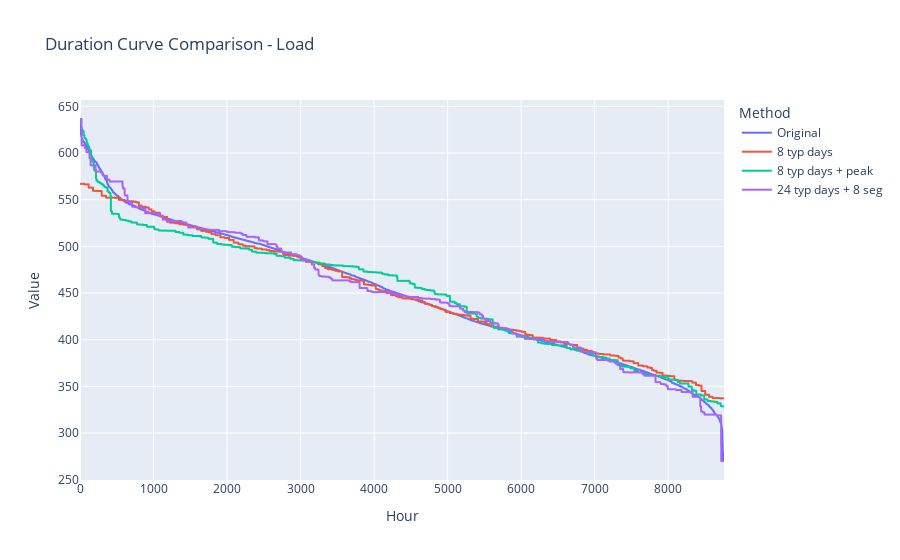

Notebook code cell kept with this figure:
### Markdown cell above
### Comparison of the aggregations 
It was shown for the temperature, but both times all four time series have been aggregated. Therefore, we compare here also the duration curves  of the electrical load for the original time series, the aggregation with k-mean, and the hierarchical aggregation including peak periods.

### Code cell
# Duration curve comparison using built-in function
tsam.compare_results(
    {
        "Original": raw,
        "8 typ days": predictedPeriods,
        "8 typ days + peak": predictedPeriodsWithEx,
        "24 typ days + 8 seg": predictedPeriodsAdvanced,
    },
    column="Load",
    plot_type="duration_curve",
)

### Figure 1 — Plotly figure (JSON) as saved in the notebook; plotly's stock layout.template omitted (floating-point values rounded to 4 significant figures; data arrays with more than 128 entries replaced by an {"elided": "..."} marker saying what was removed)
{"data": [{"hovertemplate": "Method=Original<br>Hour=%{x}<br>Value=%{y}<extra></extra>", "legendgroup": "Original", "line": {"color": "#636efa", "dash": "solid"}, "marker": {"symbol": "circle"}, "mode": "lines", "name": "Original", "showlegend": true, "type": "scattergl", "x": {"elided": "8760 int values"}, "xaxis": "x", "y": {"elided": "8760 float values"}, "yaxis": "y"}, {"hovertemplate": "Method=8 typ days<br>Hour=%{x}<br>Value=%{y}<extra></extra>", "legendgroup": "8 typ days", "line": {"color": "#EF553B", "dash": "solid"}, "marker": {"symbol": "circle"}, "mode": "lines", "name": "8 typ days", "showlegend": true, "type": "scattergl", "x": {"elided": "8760 int values"}, "xaxis": "x", "y": {"elided": "8760 float values"}, "yaxis": "y"}, {"hovertemplate": "Method=8 typ days + peak<br>Hour=%{x}<br>Value=%{y}<extra></extra>", "legendgroup": "8 typ days + peak", "line": {"color": "#00cc96", "dash": "solid"}, "marker": {"symbol": "circle"}, "mode": "lines", "name": "8 typ days + peak", "showlegend": true, "type": "scattergl", "x": {"elided": "8760 int values"}, "xaxis": "x", "y": {"elided": "8760 float values"}, "yaxis": "y"}, {"hovertemplate": "Method=24 typ days + 8 seg<br>Hour=%{x}<br>Value=%{y}<extra></extra>", "legendgroup": "24 typ days + 8 seg", "line": {"color": "#ab63fa", "dash": "solid"}, "marker": {"symbol": "circle"}, "mode": "lines", "name": "24 typ days + 8 seg", "showlegend": true, "type": "scattergl", "x": {"elided": "8760 int values"}, "xaxis": "x", "y": {"elided": "8760 float values"}, "yaxis": "y"}], "layout": {"legend": {"title": {"text": "Method"}, "tracegroupgap": 0}, "title": {"text": "Duration Curve Comparison - Load"}, "xaxis": {"anchor": "y", "domain": [0.0, 1.0], "title": {"text": "Hour"}}, "yaxis": {"anchor": "x", "domain": [0.0, 1.0], "title": {"text": "Value"}}}}
